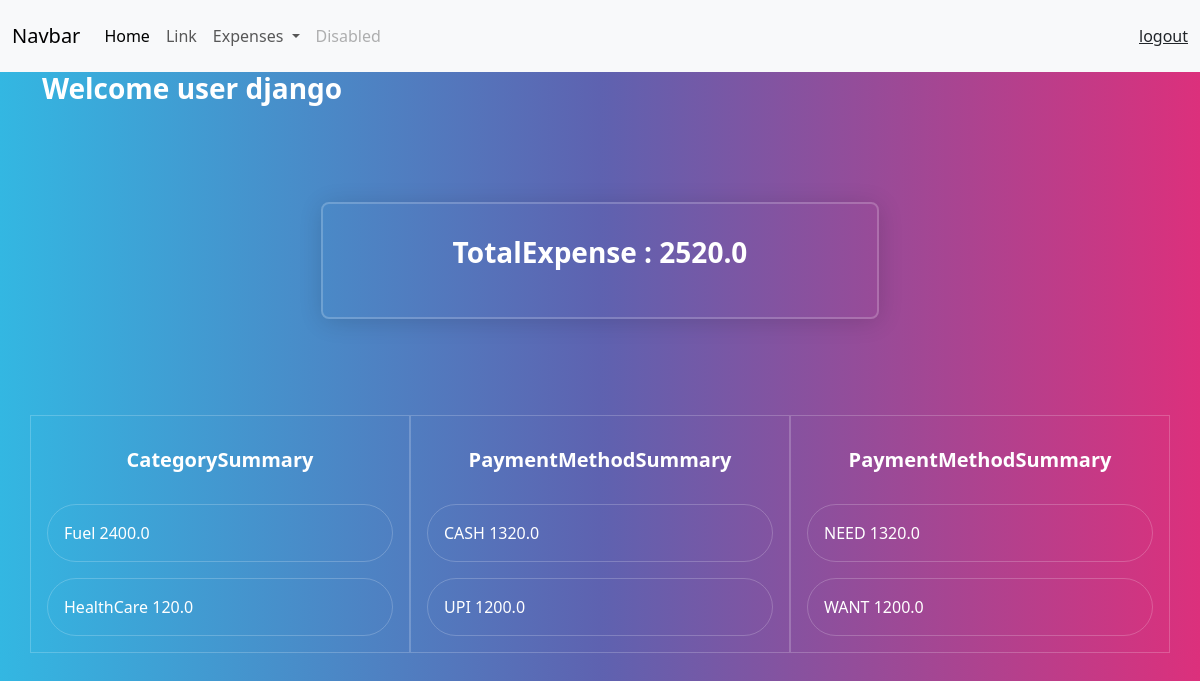
/expense/summary/ (signed in), run on the app's committed database.
### expense/models.py (models this page shows)
class Transaction(models.Model):
    title = models.CharField(max_length=200)
    created_date = models.DateTimeField(auto_now_add=True)
    amount = models.FloatField()
    CATEGORY_OPTIONS = (
        ("Food","Food"),
        ("Fuel","Fuel"),
        ("Travel","Travel"),
        ("Rent","Rent"),
        ("Bills","Bills"),
        ("Shopping","Shopping"),
        ("HealthCare","HealthCare"),
        ("Miscellanious","Miscellanious")
    )
    category = models.CharField(max_length=200,choices=CATEGORY_OPTIONS,default="Food")
    PAYMENT_OPTIONS = (
        ("UPI","UPI"),
        ("CASH","CASH")
    )
    payment_method = models.CharField(max_length=200,choices=PAYMENT_OPTIONS,default="CASH")
    PRIORITY_OPTIONS = (
        ("NEED","NEED"),
        ("WANT","WANT")
    )
    priority = models.CharField(max_length=200,choices=PRIORITY_OPTIONS,default="NEED")
    owner=models.ForeignKey(User,on_delete=models.CASCADE)

### expense/views.py (the view)
# urls.py: path("expense/summary/",views.ExpenseSummaryView.as_view(),name="expensesummary"),
@method_decorator(signin_required,name="dispatch")
class ExpenseSummaryView(View):
    template_name="expense_summary.html"
    def get(self,request,*args,**kwargs):
        expense_total=Transaction.objects.all().aggregate(total=Sum("amount"))#{"total":4567}
        category_summary=Transaction.objects.all().values("category").annotate(total=Sum("amount"))
        payment_summary=Transaction.objects.all().values("payment_method").annotate(total=Sum("amount"))
        priority_summary=Transaction.objects.all().values("priority").annotate(total=Sum("amount"))
        context={
            "total_expense":expense_total.get("total"),
            "category_summary":category_summary,
            "payment_summary":payment_summary,
            "priority_summary":priority_summary
        }
        return render(request,self.template_name,context)

### expense/templates/expense_summary.html
{%extends  'base.html'%}
{%block main_block%}
<div class="container">
    <h3>Welcome user {{request.user}}</h3>
    <div class="w-50 p-3 border border-2 shadow mx-auto mt-5 rounded"> <h3 class="text-center fw-bold">TotalExpense : {{total_expense}}</h3></div>
    <div class="row mt-5">
        <div class="col-4 px-2 border">
            <h5 class="fw-bold text-center my-3">CategorySummary</h5>
            {%for summary in category_summary%}
                <div class="border rounded-pill my-2 p-2">
                    <span>{{summary.category}}</span> <span>{{summary.total}}</span>
                </div>
            {%endfor%}
        </div>
        <div class="col-4 px-2 border">
            <h5 class="fw-bold text-center my-3">PaymentMethodSummary</h5>
            {%for summary in payment_summary%}
            <div class="border rounded-pill my-2 p-2">
                <span>{{summary.payment_method}}</span> <span>{{summary.total}}</span>
            </div>
            {%endfor%}
        </div>
        <div class="col-4 px-2 border">
            <h5 class="fw-bold text-center my-3">PaymentMethodSummary</h5>
            {%for summary in priority_summary%}
            <div class="border rounded-pill my-2 p-2">
                <span>{{summary.priority}}</span> <span>{{summary.total}}</span>
            </div>
            {%endfor%}
        </div>
    </div>
</div>
{%endblock%}

### data on the page
Transaction: category "HealthCare", total "120.0"
Transaction: payment_method "UPI", total "1200.0", priority "WANT"

### other printed values
{{ request.user }} "django"
{{ total_expense }} "2520.0"
{{ summary.category }} "Fuel"
{{ summary.total }} "2400.0"
{{ summary.payment_method }} "CASH"
{{ summary.total }} "1320.0"
{{ summary.priority }} "NEED"
